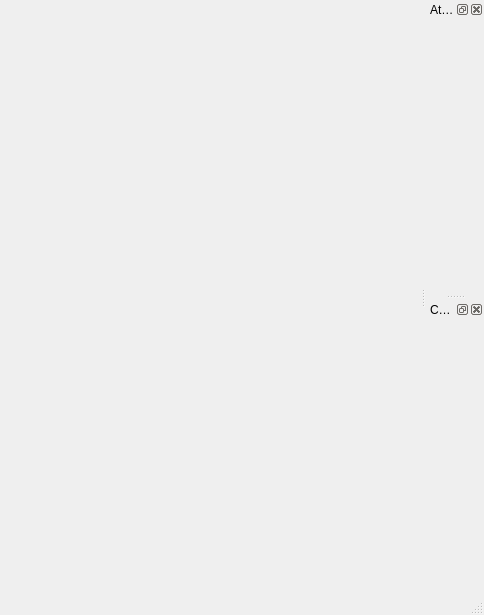
<?xml version="1.0" encoding="UTF-8"?>
<ui version="4.0">
 <class>TaurusDevPanel</class>
 <widget class="QMainWindow" name="TaurusDevPanel">
  <property name="geometry">
   <rect>
    <x>0</x>
    <y>0</y>
    <width>484</width>
    <height>615</height>
   </rect>
  </property>
  <property name="windowTitle">
   <string>MainWindow</string>
  </property>
  <widget class="QWidget" name="centralwidget">
   <layout class="QHBoxLayout"/>
  </widget>
  <widget class="QStatusBar" name="statusbar"/>
  <widget class="QDockWidget" name="attrDW">
   <property name="allowedAreas">
    <set>Qt::AllDockWidgetAreas</set>
   </property>
   <property name="windowTitle">
    <string>Attributes</string>
   </property>
   <attribute name="dockWidgetArea">
    <number>2</number>
   </attribute>
   <widget class="QWidget" name="dockWidgetContents">
    <layout class="QVBoxLayout">
     <item>
      <widget class="TaurusAttrForm" name="taurusAttrForm" native="true">
      </widget>
     </item>
    </layout>
   </widget>
  </widget>
  <widget class="QDockWidget" name="commandsDW">
   <property name="allowedAreas">
    <set>Qt::AllDockWidgetAreas</set>
   </property>
   <property name="windowTitle">
    <string>Commands</string>
   </property>
   <attribute name="dockWidgetArea">
    <number>2</number>
   </attribute>
   <widget class="QWidget" name="dockWidgetContents_2">
    <layout class="QVBoxLayout">
     <item>
      <widget class="TaurusCommandsForm" name="taurusCommandsForm" native="true">
      </widget>
     </item>
    </layout>
   </widget>
  </widget>
 </widget>
 <customwidgets>
  <customwidget>
   <class>TaurusCommandsForm</class>
   <extends>QWidget</extends>
   <header>taurus.qt.qtgui.panel</header>
   <container>1</container>
  </customwidget>
  <customwidget>
   <class>TaurusAttrForm</class>
   <extends>QWidget</extends>
   <header>taurus.qt.qtgui.panel</header>
   <container>1</container>
  </customwidget>
 </customwidgets>
 <resources/>
 <!--
   The <connections/> tag has been removed by hand as a **workaround**
   to avoid a deprecation warning when UIParser triggers a calling
   to QtCore.QMetaObject.connectSlotsByName , which in turn for
   some reason ends up calling the deprecated getUseParentModel()
   method.

   **Note that editing this file with the designer would revert
   this manual change**
 -->
 <!--
 <connections/>
 -->
</ui>
